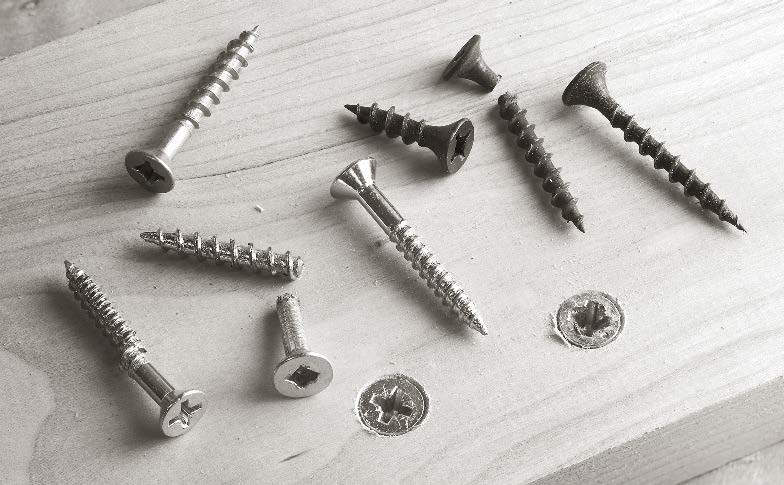
#> input picture Practica 4/img/tornillos_2.jpg, 784 x 485 px
$ jupyter execute codigofinal.ipynb   (older library calls are emulated)
#> lines starting #> are read from the running program, lines starting #| are printed output that depends on the picture; after the words box and inside, x2 and y2 are one past the last pixel; in counts of white or black regions, pixels touching at a corner belong together
Codigo final; proceso de conteo.
-Imagen Tornillos

[cell 1]
import cv2
import numpy as np
import matplotlib.pyplot as plt
np.seterr(over='raise')


imagen = cv2.imread("img/tornillos_2.jpg", cv2.IMREAD_GRAYSCALE)
#> imagen: shape (485, 784); min 0, max 255, mean 186.9
_, imagen_bin = cv2.threshold(imagen, 0, 255, cv2.THRESH_BINARY_INV | cv2.THRESH_OTSU)
#> imagen_bin: shape (485, 784); 21.6% white; 1516 white regions (1471 under 20 px), largest, box (x1, y1, x2, y2) and area: (0, 259, 186, 462) 17819, (0, 31, 254, 236) 10637, (301, 159, 488, 341) 8931
cv2.imshow("Bin", imagen_bin)
cv2.waitKey(0)
num_labels, labels, stats, centroids = cv2.connectedComponentsWithStats(imagen_bin, 8, ltype=cv2.CV_32S)
#> labels: shape (485, 784) int32; 1517 distinct labels, from 0 to 1516
#> num_labels = 1517; stats = 1517 rows, first 6: [0, 0, 784, 485, 298260], [0, 0, 7, 5, 22], [0, 0, 47, 33, 597], [158, 2, 2, 1, 2], [510, 2, 1, 1, 1], [55, 4, 2, 4, 6]; centroids = 1517 pairs, first value 0 to 783, second value 1.41 to 484
print(f"Etiquetas_n: {num_labels} Etiquetas: {labels} Estadísticos: {stats} Centroides: {centroids}")
#> (printed output is left out)

[cell 2]
for i in range(1, num_labels):
    x = stats[i, cv2.CC_STAT_LEFT]
    y = stats[i, cv2.CC_STAT_TOP]
    w = stats[i, cv2.CC_STAT_WIDTH]
    h = stats[i, cv2.CC_STAT_HEIGHT]
    area = stats[i, cv2.CC_STAT_AREA]
    (cX, cY) = centroids[i]
    if area > 100:
        cv2.rectangle(imagen, (x, y), (x + w, y + h), (0, 255, 0), 2)
        cv2.circle(imagen, (int(cX), int(cY)), 4, (0, 0, 255), -1)
#> this loop made 1516 passes
#> (x, y, w, h, area, cX, cY) on passes 1, 2, 15: (0, 0, 7, 5, 22, 2.09, 1.41), (0, 0, 47, 33, 597, 17.52, 12.33), (32, 16, 30, 32, 333, 46.78, 30.73)
#> imagen: shape (485, 784); min 0, max 255, mean 177.1
cv2.imshow('ImagenEtiquetada', imagen)
cv2.waitKey(0)
cv2.destroyAllWindows()

Ajuste de brillo a la imagen

[cell 3]
def contraste_brillo(imagen, contraste, brillo):
    imagen_procesada = np.zeros_like(imagen)
    h,w = imagen.shape
    for y in range(h):
        for x in range(w):
            try:
                imagen_procesada[y,x] = np.clip(contraste * imagen[y,x] + brillo, 0, 255).astype(np.uint8)
            except FloatingPointError as e:
                imagen_procesada[y,x] = 255
    return imagen_procesada

ruta = "img/tornillos_2.jpg"
imagen = cv2.imread(ruta, cv2.IMREAD_GRAYSCALE)
h,w = imagen.shape
#> h = 485; w = 784
imagen_procesada = contraste_brillo(imagen, 1, 90)
imagenes_comparadas = np.hstack((imagen, imagen_procesada))
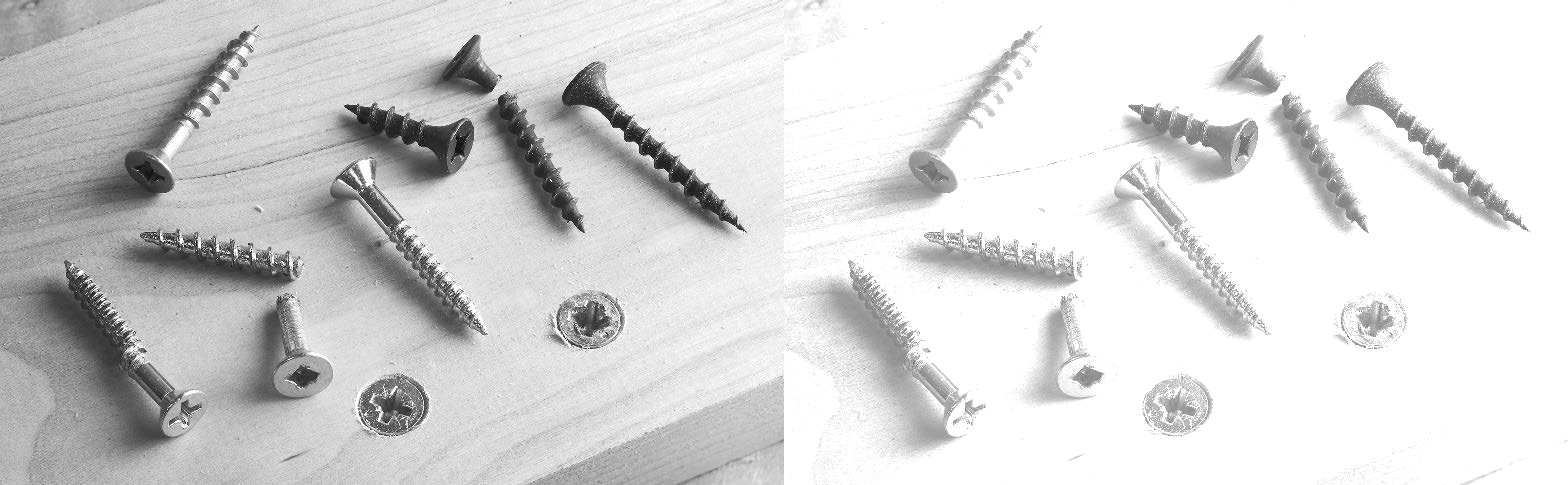
#> imagenes_comparadas: shape (485, 1568); min 0, max 255, mean 214.5
cv2.imshow("Comparacion", imagenes_comparadas)
cv2.waitKey(0)
#> Out = 27

[cell 4]
imagen = cv2.imread("img/tornillos_2.jpg", cv2.IMREAD_GRAYSCALE)
_, imagen_bin = cv2.threshold(imagen_procesada, 0, 255, cv2.THRESH_BINARY_INV | cv2.THRESH_OTSU)
#> imagen_bin: shape (485, 784); 13.2% white; 702 white regions (673 under 20 px), largest, box (x1, y1, x2, y2) and area: (24, 260, 183, 452) 10245, (340, 103, 474, 182) 5635, (319, 162, 483, 336) 5346
cv2.imshow("Bin", imagen_bin)
cv2.waitKey(0)
num_labels, labels, stats, centroids = cv2.connectedComponentsWithStats(imagen_bin, 8, ltype=cv2.CV_32S)
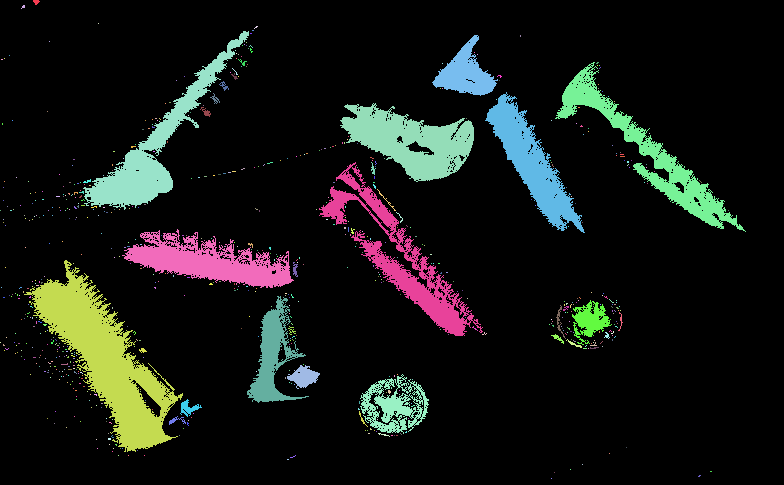
#> labels: shape (485, 784) int32; 703 distinct labels, from 0 to 702; one colour per label, 0 black
#> num_labels = 703; stats = 703 rows, first 6: [0, 0, 784, 485, 329918], [33, 0, 7, 5, 23], [21, 5, 4, 4, 9], [98, 23, 1, 1, 1], [254, 26, 4, 3, 5], [83, 31, 166, 179, 5331]; centroids = 703 pairs, first value 0 to 728, second value 1.48 to 478
print(f"Etiquetas_n: {num_labels} Etiquetas: {labels} Estadísticos: {stats} Centroides: {centroids}")
#> (printed output is left out)

[cell 5]
for i in range(1, num_labels):
    x = stats[i, cv2.CC_STAT_LEFT]
    y = stats[i, cv2.CC_STAT_TOP]
    w = stats[i, cv2.CC_STAT_WIDTH]
    h = stats[i, cv2.CC_STAT_HEIGHT]
    area = stats[i, cv2.CC_STAT_AREA]
    (cX, cY) = centroids[i]
    if area > 100:
        cv2.rectangle(imagen_procesada, (x, y), (x + w, y + h), (0, 255, 0), 2)
        cv2.circle(imagen_procesada, (int(cX), int(cY)), 4, (0, 0, 255), -1)
#> this loop made 702 passes
#> (x, y, w, h, area, cX, cY) on passes 1, 5, 8: (33, 0, 7, 5, 23, 35.83, 1.48), (83, 31, 166, 179, 5331, 155.4, 147.4), (432, 35, 66, 61, 1833, 465.2, 73.19)
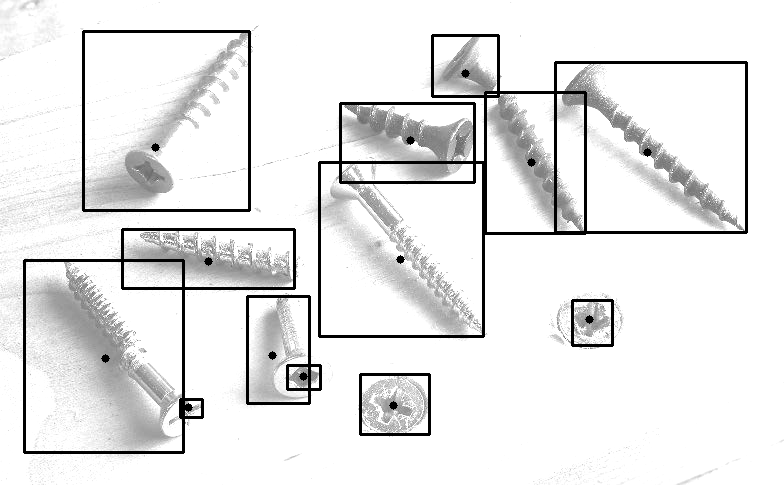
#> imagen_procesada: shape (485, 784); min 0, max 255, mean 231.6
cv2.imshow('ImagenEtiquetada', imagen_procesada)
cv2.waitKey(0)
cv2.destroyAllWindows()

Ajuste de contraste

[cell 6]
imagen_color = cv2.imread(ruta)
#> imagen_color is the input picture: shape (485, 784, 3); mean B, G, R 181.9, 186.5, 189.8

def contraste_brillo_mat(imagen, contraste, brillo):
    imagen_p = imagen.astype(np.float32)
    return np.clip(contraste * imagen_p + brillo, 0, 255).astype(np.uint8)

imagen_color_HSV = cv2.cvtColor(imagen_color, cv2.COLOR_BGR2HSV)
#> imagen_color_HSV: shape (485, 784, 3); mean H, S, V 17.2, 13.4, 189.9
imagen_v = imagen_color_HSV[:,:,2]
imagen_color_HSV_procesada = contraste_brillo_mat(imagen_v, 1, -120)
imagen_color_HSV[:,:,2] = imagen_color_HSV_procesada
#> imagen_color_HSV: shape (485, 784, 3); mean H, S, V 17.2, 13.4, 74.4
imagen_color_procesada = cv2.cvtColor(imagen_color_HSV, cv2.COLOR_HSV2BGR)
imagen_final_gamma = imagen_color_procesada
cv2.imshow("Imagen final", imagen_final_gamma)
cv2.waitKey(0)
#> Out = 27

[cell 7]
imagen_gray = cv2.cvtColor(imagen_final_gamma, cv2.COLOR_BGR2GRAY)
_, imagen_bin = cv2.threshold(imagen_gray, 0, 255, cv2.THRESH_BINARY | cv2.THRESH_OTSU)
#> imagen_bin: shape (485, 784); 69.6% white; 1481 black regions (1446 under 20 px), largest, box (x1, y1, x2, y2) and area: (0, 30, 333, 485) 62442, (288, 159, 488, 345) 11032, (539, 61, 747, 235) 8764
cv2.imshow("Bin", imagen_bin)
cv2.waitKey(0)
num_labels, labels, stats, centroids = cv2.connectedComponentsWithStats(imagen_bin, 8, ltype=cv2.CV_32S)
#> labels: shape (485, 784) int32; 1722 distinct labels, from 0 to 1721
print(f"Etiquetas_n: {num_labels} Etiquetas: {labels} Estadísticos: {stats} Centroides: {centroids}")
#> (printed output is left out)

[cell 8]
for i in range(1, num_labels):
    x = stats[i, cv2.CC_STAT_LEFT]
    y = stats[i, cv2.CC_STAT_TOP]
    w = stats[i, cv2.CC_STAT_WIDTH]
    h = stats[i, cv2.CC_STAT_HEIGHT]
    area = stats[i, cv2.CC_STAT_AREA]
    (cX, cY) = centroids[i]
    if area > 100:
        cv2.rectangle(imagen_color_procesada, (x, y), (x + w, y + h), (0, 255, 0), 2)
        cv2.circle(imagen_color_procesada, (int(cX), int(cY)), 4, (0, 0, 255), -1)
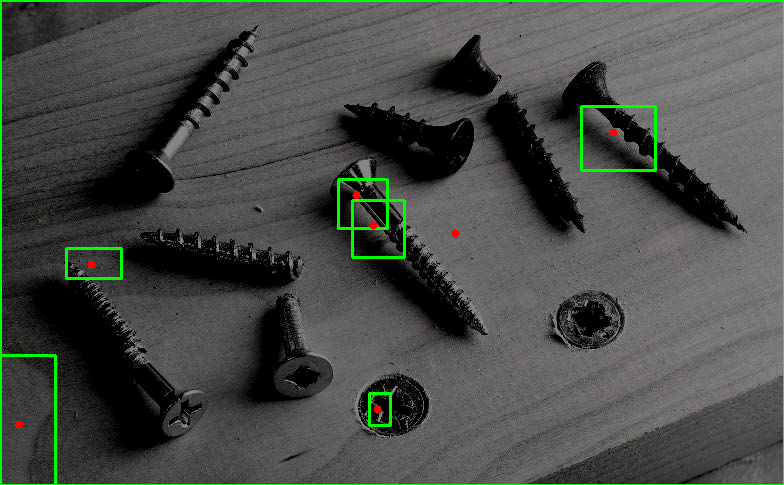
#> imagen_color_procesada: shape (485, 784, 3); mean B, G, R 70.2, 76.5, 73.2
cv2.imshow('ImagenEtiquetada', imagen_color_procesada)
cv2.waitKey(0)
cv2.destroyAllWindows()

Ajuste de Gamma

[cell 9]
imagen_color_HSV = cv2.cvtColor(cv2.imread(ruta), cv2.COLOR_BGR2HSV)
imagen_color_HSV.shape
imagen_v = imagen_color_HSV[:,:,1]
imagen_color_HSV_procesada = contraste_brillo_mat(imagen_v, 1, 90)
imagen_color_HSV[:,:,1] = imagen_color_HSV_procesada
#> imagen_color_HSV: shape (485, 784, 3); mean H, S, V 17.2, 103.4, 189.9
imagen_color_procesada = cv2.cvtColor(imagen_color_HSV, cv2.COLOR_HSV2BGR)
imagen_final_gamma2 = imagen_color_procesada
imagen_mostrar = np.hstack((imagen_color, imagen_color_procesada))
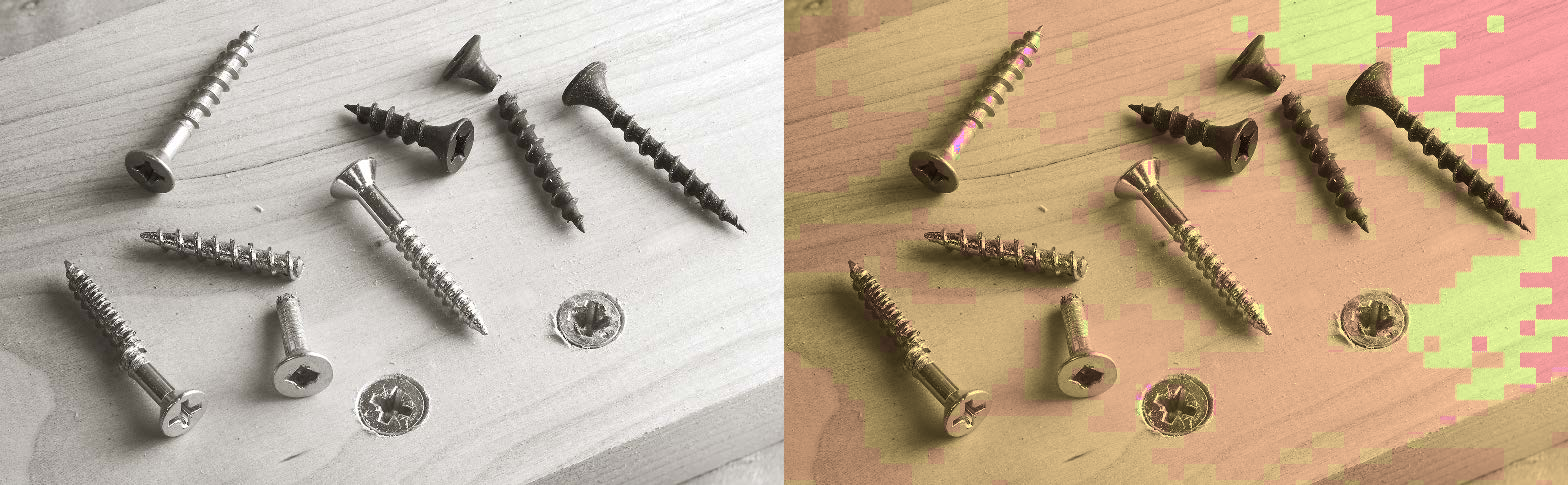
#> imagen_mostrar: shape (485, 1568, 3); mean B, G, R 148.2, 170.9, 189.1
cv2.imshow("Imagenes", imagen_mostrar)
cv2.waitKey(0)
#> Out = 27

[cell 10]
imagen_gray = cv2.cvtColor(imagen_final_gamma2, cv2.COLOR_BGR2GRAY)
_, imagen_bin = cv2.threshold(imagen_gray, 0, 255, cv2.THRESH_BINARY | cv2.THRESH_OTSU)
#> imagen_bin: shape (485, 784); 78% white; 1624 black regions (1575 under 20 px), largest, box (x1, y1, x2, y2) and area: (0, 256, 184, 465) 17486, (0, 31, 254, 237) 10381, (298, 159, 488, 341) 8963
cv2.imshow("Bin", imagen_bin)
cv2.waitKey(0)
num_labels, labels, stats, centroids = cv2.connectedComponentsWithStats(imagen_bin, 8, ltype=cv2.CV_32S)
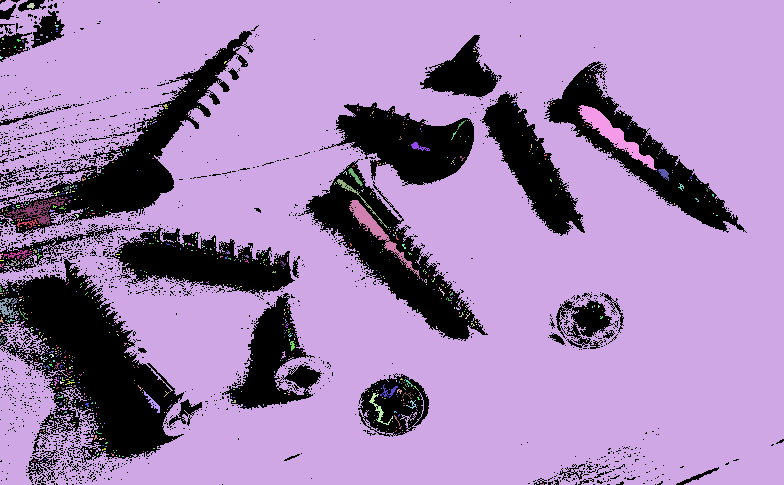
#> labels: shape (485, 784) int32; 958 distinct labels, from 0 to 957; one colour per label, 0 black
print(f"Etiquetas_n: {num_labels} Etiquetas: {labels} Estadísticos: {stats} Centroides: {centroids}")
#> (printed output is left out)

[cell 11]
for i in range(1, num_labels):
    x = stats[i, cv2.CC_STAT_LEFT]
    y = stats[i, cv2.CC_STAT_TOP]
    w = stats[i, cv2.CC_STAT_WIDTH]
    h = stats[i, cv2.CC_STAT_HEIGHT]
    area = stats[i, cv2.CC_STAT_AREA]
    (cX, cY) = centroids[i]
    if area > 100:
        cv2.rectangle(imagen_color_procesada, (x, y), (x + w, y + h), (0, 255, 0), 2)
        cv2.circle(imagen_color_procesada, (int(cX), int(cY)), 4, (0, 0, 255), -1)
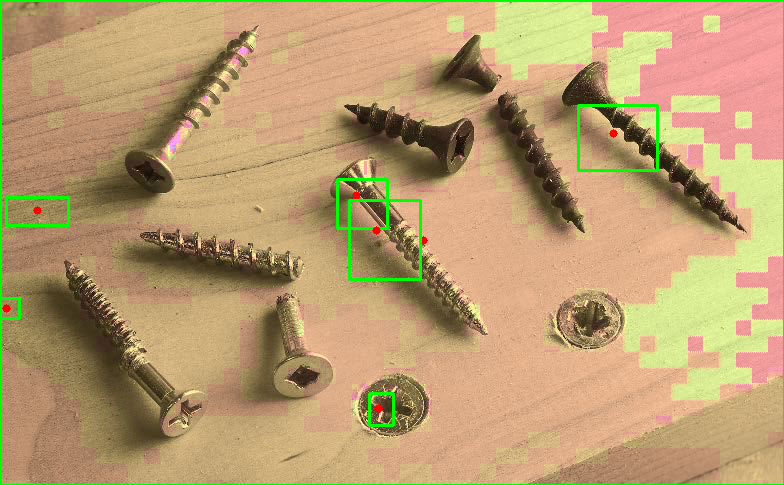
#> imagen_color_procesada: shape (485, 784, 3); mean B, G, R 112.3, 157.1, 185.1
cv2.imshow('ImagenEtiquetada', imagen_color_procesada)
cv2.waitKey(0)
cv2.destroyAllWindows()

Esqueleto (Silueta de la imagen) Método Manhattan
Corner,box, gaussian, bilineal, sobel

[cell 12]
ruta = "img/Bailarina.png"
imagen = cv2.imread(ruta)
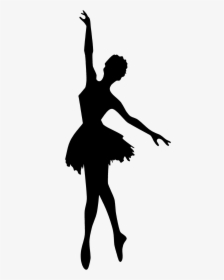
#> input picture Practica 4/img/bailarina.png, 224 x 280 px, found by its file name
#> imagen is the input picture: shape (280, 224, 3); min 0, max 248, mean 219.3
gris = cv2.cvtColor(imagen, cv2.COLOR_BGR2GRAY)

# Manhattan
bordes = np.zeros_like(gris)

for y in range(gris.shape[0]-1):
    for x in range(gris.shape[1]-1):

        dx = abs(int(gris[y, x]) - int(gris[y, x+1]))
        dy = abs(int(gris[y, x]) - int(gris[y+1, x]))

        valor = dx + dy
        bordes[y, x] = min(valor, 255)
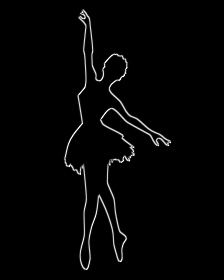
#> bordes: shape (280, 224); min 0, max 255, mean 4.9

_, bordes = cv2.threshold(bordes, 50, 255, cv2.THRESH_BINARY)
#> bordes: shape (280, 224); 3% white in thin lines or dots, all inside (x1, y1, x2, y2) = (64, 9, 171, 270)

# BOX
box = cv2.blur(gris,(5,5))

# GAUSSIAN
gaussian = cv2.GaussianBlur(gris,(5,5),0)

# BILINEAR
bilineal = cv2.resize(gris,None,fx=2,fy=2,interpolation=cv2.INTER_LINEAR)

# SOBEL
sobelx = cv2.Sobel(gris,cv2.CV_64F,1,0,ksize=3)
sobely = cv2.Sobel(gris,cv2.CV_64F,0,1,ksize=3)

sobel = cv2.magnitude(sobelx,sobely)
sobel = np.uint8(np.clip(sobel,0,255))

# CORNERS
gris_float = np.float32(gris)
corners = cv2.cornerHarris(gris_float,2,3,0.04)

imagen_corners = imagen.copy()
imagen_corners[corners > 0.01 * corners.max()] = [0,0,255]
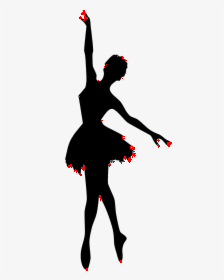
#> imagen_corners: shape (280, 224, 3); 0.36% of pixels changed, all inside (x1, y1, x2, y2) = (67, 10, 172, 271)

# mostrar
cv2.imshow("Original", imagen)
cv2.imshow("Manhattan", bordes)
cv2.imshow("Box", box)
cv2.imshow("Gaussian", gaussian)
cv2.imshow("Bilinear", bilineal)
cv2.imshow("Sobel", sobel)
cv2.imshow("Corners", imagen_corners)

cv2.waitKey(0)
cv2.destroyAllWindows()
